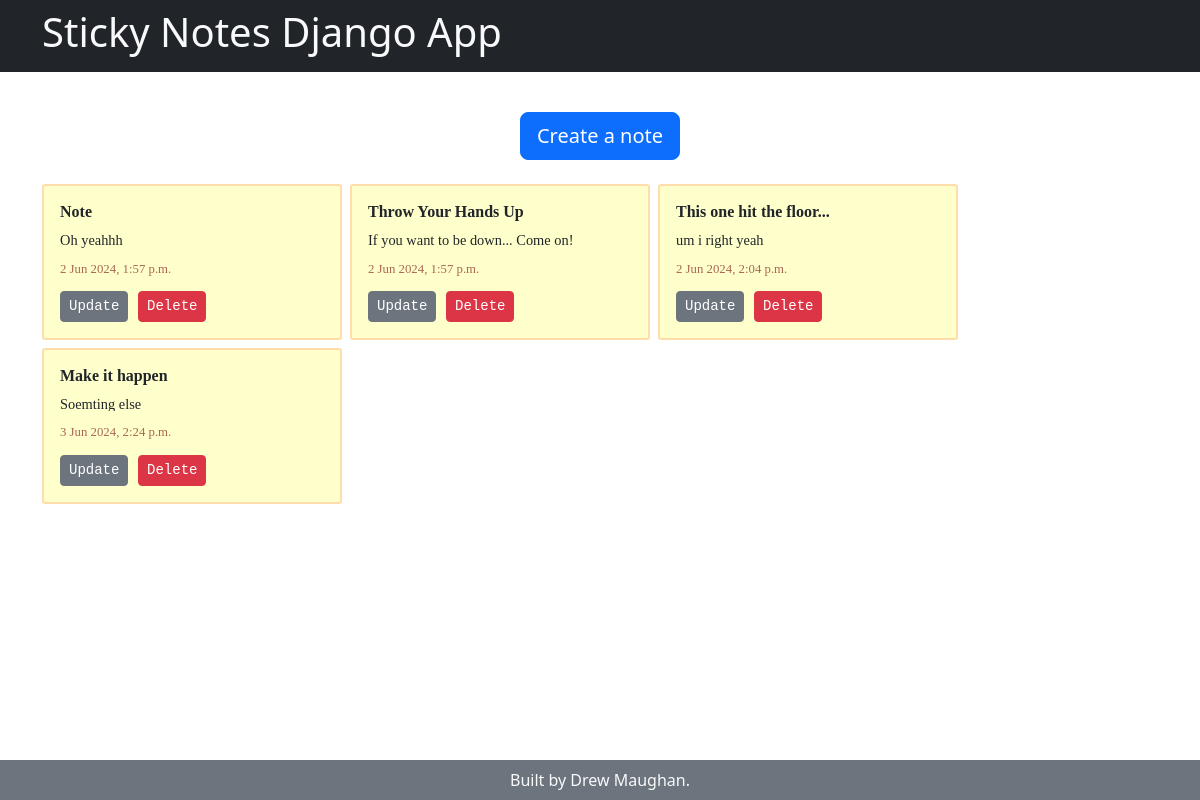
/, run on an earlier commit of the app's database.
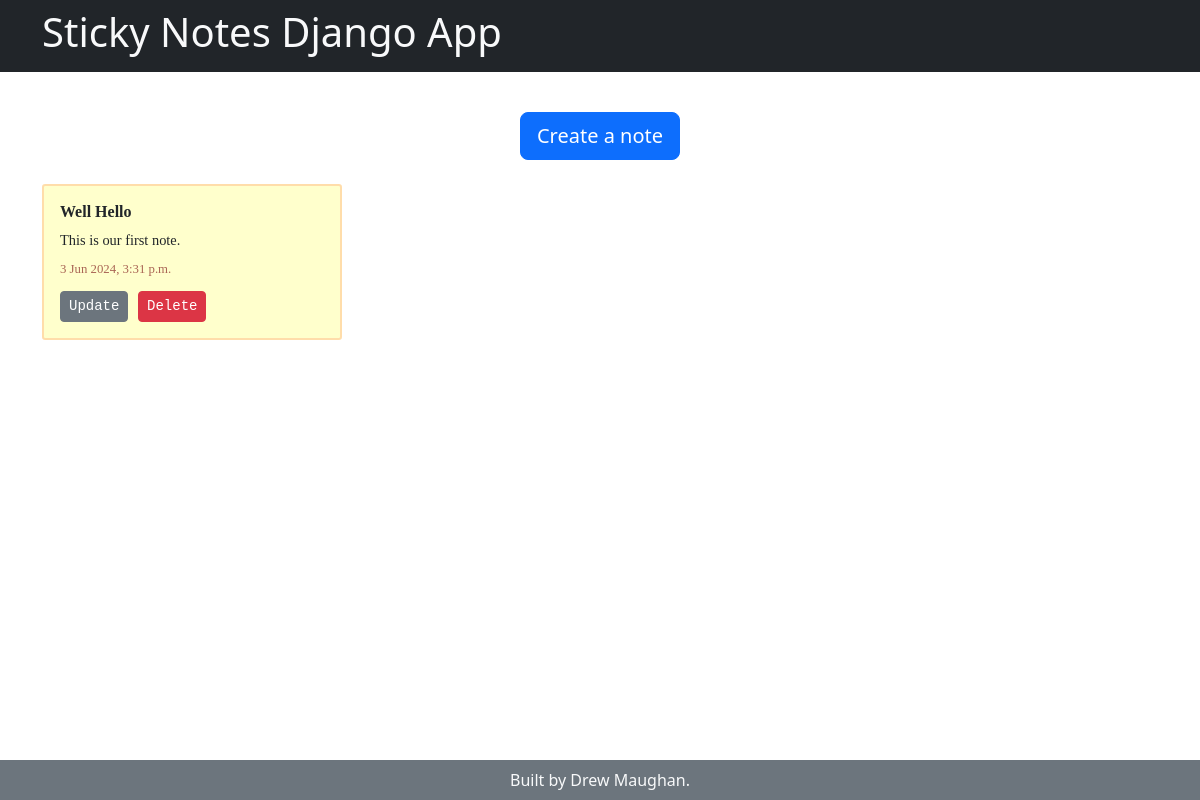
And on a later commit of the database.
### notes_app/models.py (models this page shows)
class StickyNote(models.Model):
    title = models.CharField(max_length=80)
    content = models.TextField()
    created_at = models.DateTimeField(auto_now_add=True)
    updated_at = models.DateTimeField(auto_now_add=True)

### notes_app/views.py (the view)
# urls.py: path('', home_view, name='home'),
def home_view(request):
    context = {
        'notes': StickyNote.objects.all()
    }
    return render(request, 'home.html', context)

### notes_app/templates/home.html
{% extends 'base.html' %}
{% block content %}
    <div class="d-flex justify-content-center my-4">
        <a class="btn btn-primary btn-lg" href="{% url 'create_note' %}">Create a note</a>
    </div>
    {% if notes.count %}
    <ul class="d-flex flex-wrap list-unstyled gap-2">
        {% for note in notes %}
        <li class="sticky-note">
            {% include 'sticky_note.html' with note=note %}
        </li>
        {% endfor %}
    </ul>
    {% else %}
        <p class="p-5 text-center text-secondary">
            <em>There are no sticky notes.</em>
        </p>
    {% endif %}
{% endblock %}

### notes_app/templates/base.html (shortened to what this page needs)
{% load static %}
<!DOCTYPE html>
<html lang="en">
  <head>
    <link
      href="https://cdn.jsdelivr.net/npm/bootstrap@5.3.3/dist/css/bootstrap.min.css"
      rel="stylesheet"
    />
    <link href="/static/notes.css" rel="stylesheet">
  </head>
  <body class="d-flex flex-column">
    <header class="bg-dark text-light p-2">
        <div class="container">
            <h1>{% block header %}Sticky Notes Django App{% endblock %}</h1>
        </div>
    </header>
    <main class="container py-3 flex-grow-1">{% block content %}{% endblock %}</main>
    <footer class="bg-secondary text-light text-center fs-6 p-2">
        <div class="container">
            Built by Drew Maughan.
        </div>
    </footer>
  </body>
</html>

### notes_app/templates/sticky_note.html
<h3 class="title">{{ note.title }}</h3>
<span class="content">{{ note.content }}</span>
<span class="date">{{ note.updated_at }}</span>
<div class="buttons">
    <a href="{% url 'update_note' note_id=note.pk %}" class="btn btn-secondary btn-sm">Update</a>
    <a href="{% url 'delete_note' note_id=note.pk %}" class="btn btn-danger btn-sm">Delete</a>
</div>

### notes_app/static/notes.css (style rules this page uses)
html, body { height: 100%; }
.sticky-note { background-color: #FFC; border: 2px solid #FDA; border-radius: 0.2rem; display: flex; flex-direction: column; font-family: cursive; max-width: 300px; max-height: 300px; padding: 1em; width: 30em; }
.sticky-note .title { font-size: 1rem; font-weight: bold; margin: 0 0 0.25rem; }
.sticky-note .content { display: block; flex-grow: 1; font-size: 0.9rem; line-height: 1; margin: 0.5rem 0; overflow: hidden; }
.sticky-note .date { color: #A65; display: block; font-size: 0.8rem; margin: 0.25rem 0; }
.sticky-note .buttons { font-family: monospace; margin-top: 0.5rem; }

What changed in the data, as far as the page shows it:
removed StickyNote: title "Note", content "Oh yeahhh", updated_at "2 Jun 2024, 1:57 p.m."
removed StickyNote: title "Throw Your Hands Up", content "If you want to be down... Come on!", updated_at "2 Jun 2024, 1:57 p.m."
removed StickyNote: title "This one hit the floor...", content "um i right yeah", updated_at "2 Jun 2024, 2:04 p.m."
removed StickyNote: title "Make it happen", content "Soemting else", updated_at "3 Jun 2024, 2:24 p.m."
added StickyNote: title "Well Hello", content "This is our first note.", updated_at "3 Jun 2024, 3:31 p.m."
